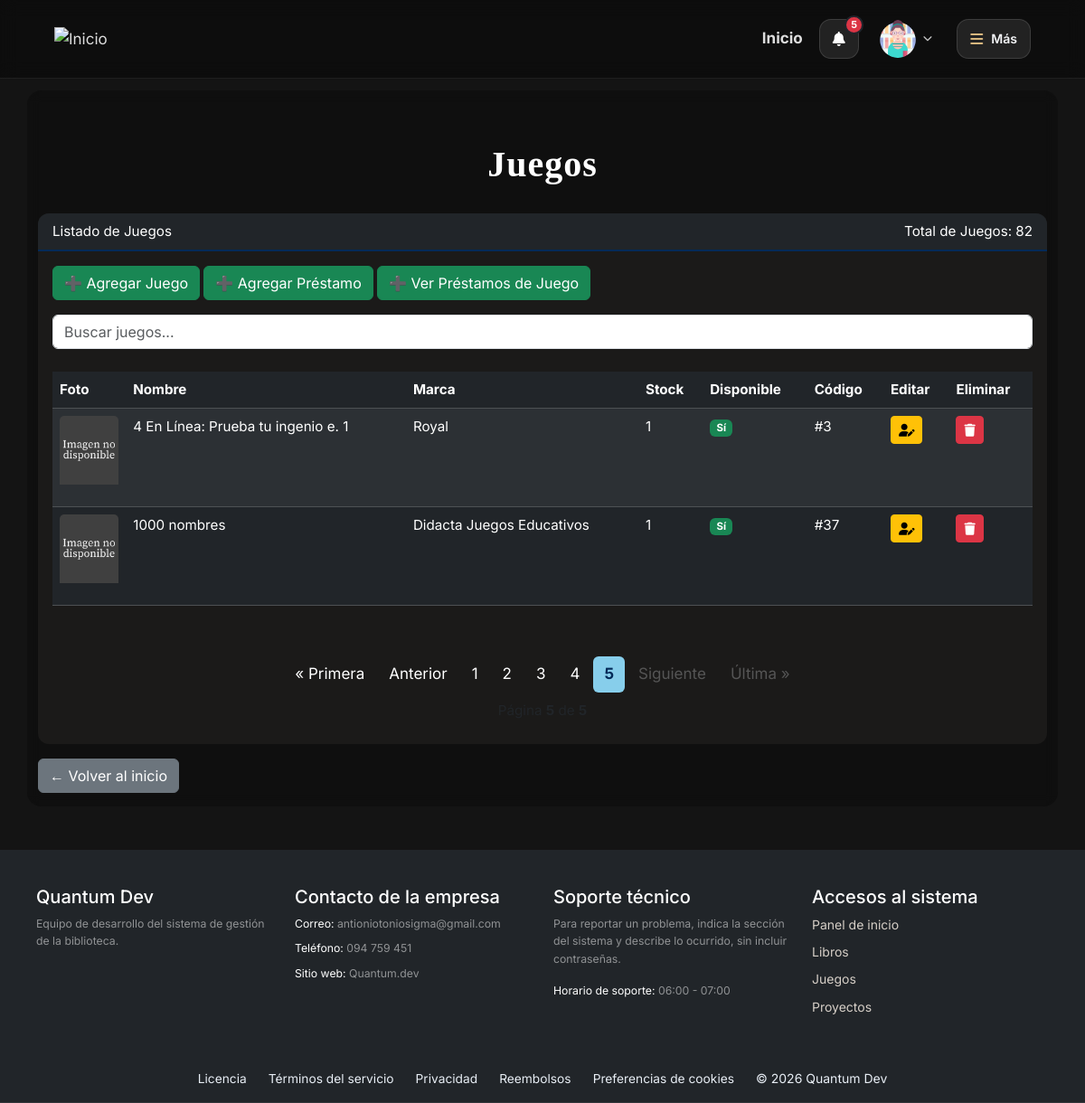
Page /index.php?accion=listarJuegos&pagina=5 (signed in) on the committed database.
### tables this page shows
CREATE TABLE `usuarios` (
  `id` int(11) NOT NULL,
  `nombre` varchar(100) NOT NULL,
  `email` varchar(150) NOT NULL,
  `password` varchar(255) NOT NULL,
  `fecha_registro` timestamp NOT NULL DEFAULT current_timestamp(),
  `roles` varchar(20) DEFAULT NULL,
  `foto` varchar(255) DEFAULT NULL
);

CREATE TABLE `juegos` (
  `id` int(11) NOT NULL,
  `stock` int(10) UNSIGNED NOT NULL DEFAULT 1,
  `numero_inventario` int(11) NOT NULL,
  `nombre` varchar(255) NOT NULL,
  `contenido` text DEFAULT NULL,
  `editor` varchar(255) DEFAULT NULL,
  `observaciones` text DEFAULT NULL,
  `fecha_referencia` date DEFAULT NULL,
  `disponible` tinyint(1) NOT NULL DEFAULT 1,
  `foto` varchar(255) DEFAULT NULL,
  `anio` smallint(4) DEFAULT NULL,
  `descripcion` text DEFAULT NULL,
  `enriquecido_en` datetime DEFAULT NULL
);

### controllers/JuegoController.php (called while the page is built, shortened)
<?php
function listarJuegos() {
    global $pdo;
    $paginaActual = isset($_GET['pagina']) ? (int) $_GET['pagina'] : 1;
    $porPagina = 20;
    $totalRegistros = Juego::contarTotal($pdo);
    $juegos = Juego::listarPaginado($pdo, $paginaActual, $porPagina);
    require __DIR__ . '/../views/juegos/verjuegos.php';
}

### models/notificacion.php (called while the page is built, shortened)
<?php
class Notificacion
{
    public static function recientes(PDO $pdo, int $usuarioId): array
    {
        $stmt = $pdo->prepare('SELECT id, mensaje, leida, creada_en FROM notificaciones
            WHERE usuario_id = ? ORDER BY leida ASC, creada_en DESC, id DESC LIMIT 20');
        $stmt->execute([$usuarioId]);
        return $stmt->fetchAll(PDO::FETCH_ASSOC);
    }
    public static function contarPendientes(PDO $pdo, int $usuarioId): int
    {
        $stmt = $pdo->prepare('SELECT COUNT(*) FROM notificaciones WHERE usuario_id = ? AND leida = 0');
        $stmt->execute([$usuarioId]);
        return (int) $stmt->fetchColumn();
    }
}

### models/Usuario.php (called while the page is built, shortened)
<?php
class Usuario
{
    private string $nombre;
    private ?string $foto;
    public function __construct(
        string $nombre,
        string $email,
        string $password,
        string $fecha_registro = '',
        string $roles = '',
        ?int   $id = null,
        ?string $foto = null
    ) {
        $this->nombre           = $nombre;
        $this->foto             = $foto;
    }
    public function getNombre(): string
    {
        return $this->nombre;
    }
    public function getFoto(): ?string
    {
        return $this->foto;
    }
    private static function desdeFila(array $f): Usuario
    {
        return new Usuario(
            (string) $f['nombre'],
            (string) $f['email'],
            (string) $f['password'],
            (string) ($f['fecha_registro'] ?? ''),
            (string) ($f['roles'] ?? ''),
            isset($f['id']) ? (int) $f['id'] : null,
            $f['foto'] ?? null
        );
    }
    public static function buscarPorId(PDO $pdo, int $id): ?Usuario
    {
        $stmt = $pdo->prepare("SELECT * FROM usuarios WHERE id = ?");
        $stmt->execute([$id]);
        $f = $stmt->fetch(PDO::FETCH_ASSOC);
        return $f ? self::desdeFila($f) : null;
    }
}

### models/Juego.php (called while the page is built, shortened)
<?php
class Juego {
    private ?int    $id;
    private string  $nombre;
    private string  $editor;
    private int     $stock;
    private int     $disponible;
    private ?string $foto;
    public function __construct(
        string $nombre,
        string $editor,
        int $stock = 1,
        int $disponible = 1,
        ?int $id = null,
        ?string $foto = null
    ) {
        $this->id = $id;
        $this->nombre = $nombre;
        $this->editor = $editor;
        $this->stock = $stock;
        $this->disponible = $disponible;
        $this->foto = $foto;
    }
    public function getId() {
        return $this->id;
    }
    public function getNombre() {
        return $this->nombre;
    }
    public function getEditor() {
        return $this->editor;
    }
    public function getStock() {
        return $this->stock;
    }
    public function getDisponible() {
        return $this->disponible;
    }
    public function getFoto() {
        return $this->foto;
    }
    private static function desdeFila(array $f): Juego {
        return new Juego(
            $f['nombre'],
            $f['editor'] ?? '',
            (int) ($f['stock'] ?? 1),
            (int) $f['disponible'],
            (int) $f['id'],
            $f['foto'] ?? null
        );
    }
       public static function contarTotal(PDO $pdo): int
    {
        $stmt = $pdo->query(
            "SELECT COUNT(*) FROM juegos"
        );
        return (int) $stmt->fetchColumn();
    }
    public static function listarPaginado(PDO $pdo,
        int $paginaActual, int $porPagina): array {
        $inicio = ($paginaActual - 1) * $porPagina;
        $stmt = $pdo->prepare(
            "SELECT * FROM juegos
             ORDER BY nombre DESC
             LIMIT :inicio, :cantidad"
        );
        $stmt->bindValue(':inicio', $inicio, PDO::PARAM_INT);
        $stmt->bindValue(':cantidad', $porPagina, PDO::PARAM_INT);
        $stmt->execute();
        $filas = $stmt->fetchAll(PDO::FETCH_ASSOC);
        $juegos = [];
        foreach ($filas as $f) {
            $juegos[] = self::desdeFila($f);
        }
        return $juegos;
    }
}

### includes/notificaciones.php (the view, shortened to what this page needs)
<?php
require_once __DIR__ . '/../models/notificacion.php';
$usuarioNotificacionesId = (int) $_SESSION['usuario_id'];
$notificaciones = Notificacion::recientes($pdo, $usuarioNotificacionesId);
$sinLeer = Notificacion::contarPendientes($pdo, $usuarioNotificacionesId);
?>
<li class="dropdown notificaciones-dropdown">
    <button type="button" class="btn btn-dark notificaciones-toggle" id="notificacionesDropdown"
        data-bs-toggle="dropdown" aria-expanded="false"
        aria-label="Ver notificaciones: <?= $sinLeer ?> sin leer">
        <i class="fa-solid fa-bell" aria-hidden="true"></i>
        <?php if ($sinLeer > 0): ?><span class="badge bg-danger"><?= $sinLeer > 99 ? '99+' : $sinLeer ?></span><?php endif; ?>
    </button>
</li>

### includes/perfilUsuario.php (shortened to what this page needs)
<?php
require_once __DIR__ . '/../models/Usuario.php';
$perfilUsuario = Usuario::buscarPorId($pdo, (int) $_SESSION['usuario_id']);
$escPerfil = static fn($valor): string => htmlspecialchars((string) $valor, ENT_QUOTES, 'UTF-8');
?>
<?php if ($perfilUsuario): ?>
    <li class="dropdown perfil-usuario">
        <button type="button" class="perfil-usuario-toggle" id="perfilUsuarioDropdown"
            data-bs-toggle="dropdown" aria-expanded="false"
            aria-label="Abrir menú de cuenta de <?= $escPerfil($perfilUsuario->getNombre()) ?>">
            <?php if ($perfilUsuario->getFoto()): ?>
                <img class="perfil-usuario-foto" src="uploads/usuarios/<?= $escPerfil($perfilUsuario->getFoto()) ?>" alt="">
            <?php else: ?>
                <span class="perfil-usuario-foto perfil-usuario-avatar" aria-hidden="true"><i class="fa-solid fa-user"></i></span>
            <?php endif; ?>
            <span class="perfil-usuario-chevron"><i class="fa-solid fa-chevron-down" aria-hidden="true"></i></span>
        </button>
    </li>
<?php endif; ?>

### views/juegos/verjuegos.php (shortened to what this page needs)
<?php require __DIR__ . '/../../includes/header.php'; ?>
<h1 class="titulo mt-5"><b>Juegos</b></h1>
<div class="card">
        <div class="card-header bg-dark text-white d-flex justify-content-between align-items-center flex-wrap gap-2">
            <span class="mb-0">Listado de Juegos</span>
            <span class="mb-0">
                Total de Juegos: <?= number_format((int) ($totalRegistros ?? 0), 0, ',', '.') ?>
            </span>
        </div>
    <div class="card-body">
        <div class="mb-3">
            <a href="index.php?accion=formCrearJuego" class="btn btn-success">
                ➕ Agregar Juego
            </a>
            <a href="index.php?accion=formCrearPrestamoJuegos" class="btn btn-success">
                ➕ Agregar Préstamo
            </a>
            <a href="index.php?accion=listarPrestamosJuegos" class="btn btn-success">
                ➕ Ver Préstamos de Juego
            </a>
        </div>
        <input class="form-control" id="myInput" type="search" placeholder="Buscar juegos..." aria-label="Buscar en los juegos de esta página">
        <br>
        <div class="table-responsive">
                 <table class="table table-striped table-dark">
                    <thead>
                        <tr>
                            <th scope="col">Foto</th>
                            <th scope="col">Nombre</th>
                            <th scope="col">Marca</th>
                            <th scope="col">Stock</th>
                            <th scope="col">Disponible</th>
                            <th scope="col">Código</th>
                            <th scope="col">Editar</th>
                            <th scope="col">Eliminar</th>
                        </tr>
                    </thead>
                    <tbody id="myTable">
            <?php foreach ($juegos as $juego): ?>
                <tr>
                        <td>
                             <?php if ($juego->getFoto()): ?>
                                <img src="uploads/juegos/<?= htmlspecialchars($juego->getFoto()) ?>"
                                     alt="Foto de <?= htmlspecialchars($juego->getNombre()) ?>"
                                     class="card-img-top mb-3"
                                     style="height: 76px; withd: 54px;">
                            <?php else: ?>
                                <img src="assets/sin-portada.png"
                                     alt="Foto por defecto"
                                     class="card-img-top mb-3"
                                     style="height: 76px; withd: 54px;">
                            <?php endif; ?>
                        </td>
                        <td><?= htmlspecialchars($juego->getNombre()) ?></td>
                        <td><?= $juego->getEditor() ?></td>
                        <td><?= $juego->getStock() ?></td>
                        <td>
                            <span class="badge bg-<?= $juego->getDisponible() === 1 ? 'success' : 'danger' ?>">
                                <?= $juego->getDisponible() === 1 ? 'Sí' : 'No' ?>
                            </span>
                        </td>
                        <td><span class="juego-id">#<?= $juego->getId() ?></td>
                        <td><div class="mt-auto d-flex gap-2">
                                <a href="index.php?accion=formEditarJuego&id=<?= $juego->getId() ?>"
                                   class="btn btn-warning btn-sm">
                                    <i class="fa-solid fa-user-pen"></i>
                                </a>
                            </div>
                        </td>
                        <td><div class="mt-auto d-flex gap-2">
                                <a href="index.php?accion=eliminarJuego&id=<?= $juego->getId() ?>"
                                   class="btn btn-danger btn-sm"
                                   onclick="return confirm('¿Deseas eliminar este juego?')">
                                    <i class="fa-solid fa-trash"></i>
                                </a>
                            </div></td>
                        </tr>
                         <?php endforeach; ?>
                    </tbody>
                 </table>
        </div>
    </div>
<?php require __DIR__ . '/../../includes/paginadorJuego.php'; ?>
<br>
</div>
<div class="mt-3">
    <a href="index.php" class="btn btn-secondary">← Volver al inicio</a>
</div>
<?php require __DIR__ . '/../../includes/footer.php'; ?>

### css/style.css (style rules this page uses)
:root { --color-bg: #141414; --color-accent:#012a58; --color-accent-dark:skyblue; --radius-lg: 16px; --radius-md: 12px; --radius-sm: 8px; }
* { box-sizing: border-box; }
body { background-color: var(--color-bg); color: #ffffff; font-family: 'Inter', Arial, Helvetica, sans-serif; margin: 0; line-height: 1.6; background-image: url("../img/vintage.jpg"); background-repeat: no-repeat; background-size: cover; background-position: center; background-attachment: fixed; padding-top: 50px; }
.titulo { text-align: center; margin-top: 20px; margin-bottom: 30px; font-family: 'fantasy', serif; font-weight: 800; letter-spacing: 1px; }
.card { border: none; border-radius: var(--radius-md); overflow: hidden; transition: transform 0.15s ease, box-shadow 0.15s ease; font-size: 0.95rem; background-color: #1b1a19; }
.card-header.bg-dark { border-bottom: 2px solid var(--color-accent); }
.card-img-top { Height: 300px; width: 100%; object-fit: cover; }
.perfil-usuario { display: flex; align-items: center; gap: 10px; }
.perfil-usuario-foto { width: 42px; height: 42px; border-radius: 50%; object-fit: cover; flex-shrink: 0; }
.notificaciones-toggle { position: relative; }
.notificaciones-toggle .badge { position: absolute; top: -6px; right: -7px; border: 2px solid #111; }
.perfil-usuario { position: relative; }
.perfil-usuario-toggle { display: inline-flex; align-items: center; gap: 7px; padding: 3px; border: 1px solid transparent; border-radius: 999px; background: transparent; color: #fff; cursor: pointer; transition: background .18s ease, border-color .18s ease; }
.perfil-usuario-toggle .perfil-usuario-foto { display: block; width: 42px; height: 42px; }
.perfil-usuario-chevron { padding-right: 5px; color: #c9c9c9; font-size: .65rem; }
.navegacion-principal > ul > li.notificaciones-dropdown { position: relative; }
.notificaciones-dropdown .notificaciones-toggle { display: inline-flex; align-items: center; justify-content: center; width: 44px; height: 44px; padding: 0; border: 1px solid rgba(255,255,255,.12); border-radius: 13px; background: rgba(255,255,255,.09); color: #fff; transition: background .18s ease, border-color .18s ease, transform .18s ease; }
.notificaciones-toggle .badge { top: -5px; right: -6px; min-width: 19px; padding: .28em .45em; border: 2px solid #20242b; border-radius: 999px; font-size: .68rem; }

### css/responsive.css (style rules this page uses)
img { max-width: 100%; }
.table-responsive { max-width: 100%; overflow-x: auto; -webkit-overflow-scrolling: touch; }
.form-card, .card-body, .login-right { min-width: 0; }

### rows in the picture
usuarios: foto (picture)
juegos: nombre "4 En Línea: Prueba tu ingenio e. 1", editor "Royal", stock "1", disponible "Sí", id "3"
juegos: nombre "1000 nombres", editor "Didacta Juegos Educativos", stock "1", disponible "Sí", id "37"

### other values in the picture
$sinLeer "5"
$totalRegistros "82"
